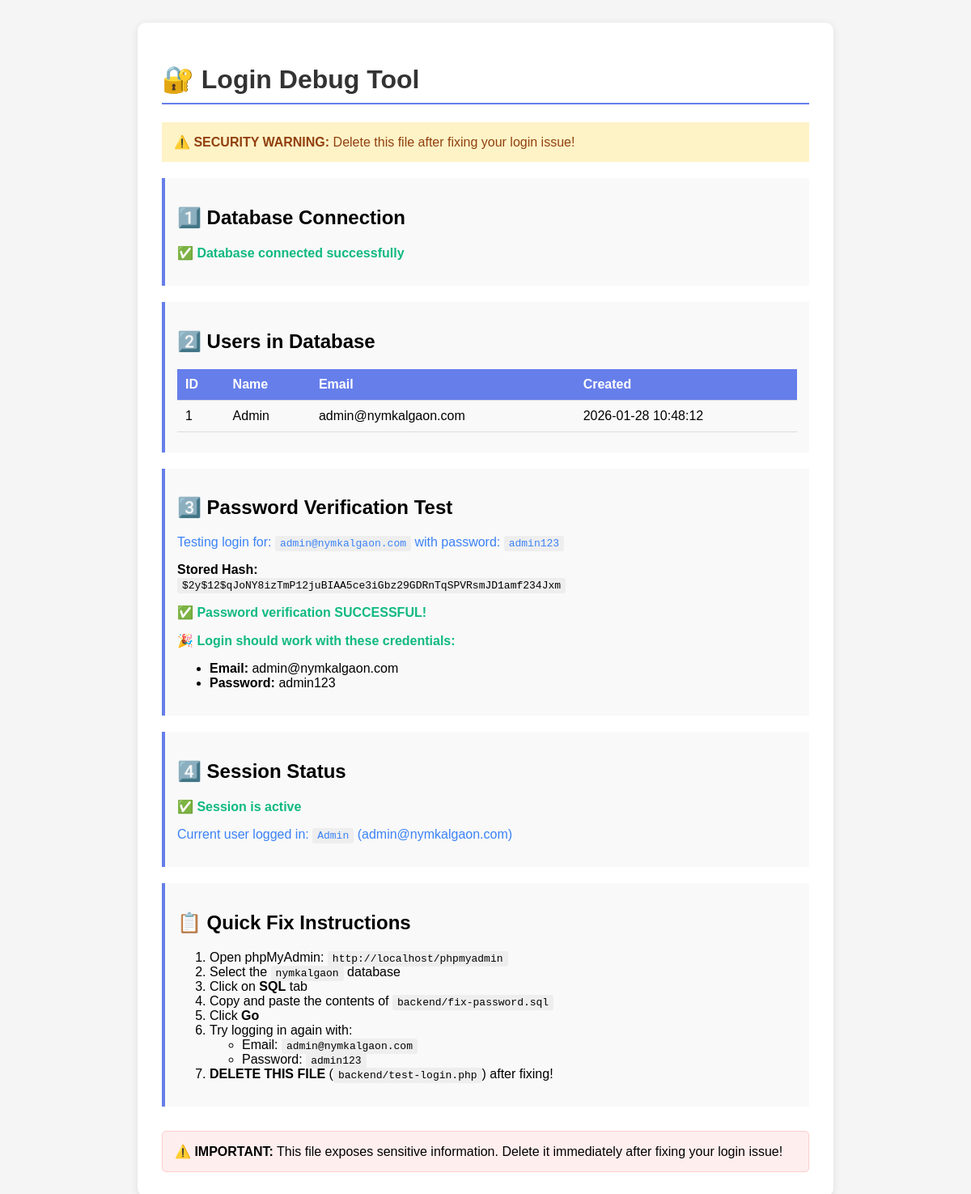
The page /backend/test-login.php (signed in) on the database its author committed.
### tables this page shows
CREATE TABLE IF NOT EXISTS users (
    id INT AUTO_INCREMENT PRIMARY KEY,
    name VARCHAR(100) NOT NULL,
    email VARCHAR(191) UNIQUE NOT NULL,
    password VARCHAR(255) NOT NULL,
    created_at TIMESTAMP DEFAULT CURRENT_TIMESTAMP,
    updated_at TIMESTAMP DEFAULT CURRENT_TIMESTAMP ON UPDATE CURRENT_TIMESTAMP
);

### backend/test-login.php (the view, shortened to what this page needs)
<?php
require_once 'config.php';
echo "<!DOCTYPE html>
<html>
<head>
    <title>Login Debug Tool</title>
    <style>
        body { font-family: Arial, sans-serif; padding: 20px; background: #f5f5f5; }
        .container { max-width: 800px; margin: 0 auto; background: white; padding: 30px; border-radius: 10px; box-shadow: 0 2px 10px rgba(0,0,0,0.1); }
        h1 { color: #333; border-bottom: 2px solid #667eea; padding-bottom: 10px; }
        .section { margin: 20px 0; padding: 15px; background: #f9f9f9; border-left: 4px solid #667eea; }
        .success { color: #10b981; font-weight: bold; }
        .error { color: #ef4444; font-weight: bold; }
        .info { color: #3b82f6; }
        table { width: 100%; border-collapse: collapse; margin: 10px 0; }
        th, td { padding: 10px; text-align: left; border-bottom: 1px solid #ddd; }
        th { background: #667eea; color: white; }
        code { background: #eee; padding: 2px 6px; border-radius: 3px; font-family: monospace; }
        .warning { background: #fef3c7; border-left-color: #f59e0b; color: #92400e; padding: 15px; margin: 20px 0; }
    </style>
</head>
<body>
    <div class='container'>
        <h1>🔐 Login Debug Tool</h1>
        <p class='warning'>⚠️ <strong>SECURITY WARNING:</strong> Delete this file after fixing your login issue!</p>";
echo "<div class='section'>
        <h2>1️⃣ Database Connection</h2>";
if ($conn->connect_error) {
    echo "<p class='error'>❌ Connection failed: " . $conn->connect_error . "</p>";
} else {
    echo "<p class='success'>✅ Database connected successfully</p>";
}
echo "</div>";
echo "<div class='section'>
        <h2>2️⃣ Users in Database</h2>";
$result = $conn->query("SELECT id, name, email, created_at FROM users");
if ($result) {
    if ($result->num_rows > 0) {
        echo "<table>
                <tr><th>ID</th><th>Name</th><th>Email</th><th>Created</th></tr>";
        while ($row = $result->fetch_assoc()) {
            echo "<tr>
                    <td>{$row['id']}</td>
                    <td>{$row['name']}</td>
                    <td>{$row['email']}</td>
                    <td>{$row['created_at']}</td>
                  </tr>";
        }
        echo "</table>";
    } else {
        echo "<p class='error'>❌ No users found in database!</p>";
        echo "<p class='info'>💡 Run the schema.sql file to create the default admin user.</p>";
    }
} else {
    echo "<p class='error'>❌ Error: " . $conn->error . "</p>";
}
echo "</div>";
echo "<div class='section'>
        <h2>3️⃣ Password Verification Test</h2>";
$test_email = 'admin@nymkalgaon.com';
$test_password = 'admin123';
$stmt = $conn->prepare("SELECT id, name, email, password FROM users WHERE email = ?");
$stmt->bind_param("s", $test_email);
$stmt->execute();
$result = $stmt->get_result();
if ($result->num_rows === 1) {
    $user = $result->fetch_assoc();
    echo "<p class='info'>Testing login for: <code>{$test_email}</code> with password: <code>{$test_password}</code></p>";
    echo "<p><strong>Stored Hash:</strong><br><code style='word-break: break-all;'>{$user['password']}</code></p>";
    if (password_verify($test_password, $user['password'])) {
        echo "<p class='success'>✅ Password verification SUCCESSFUL!</p>";
        echo "<p class='success'>🎉 Login should work with these credentials:</p>";
        echo "<ul>
                <li><strong>Email:</strong> admin@nymkalgaon.com</li>
                <li><strong>Password:</strong> admin123</li>
              </ul>";
    }
} else {
    echo "<p class='error'>❌ User 'admin@nymkalgaon.com' not found!</p>";
    echo "<p class='info'>💡 Run the schema.sql file to create the default admin user.</p>";
}
echo "</div>";
echo "<div class='section'>
        <h2>4️⃣ Session Status</h2>";
if (session_status() === PHP_SESSION_ACTIVE) {
    echo "<p class='success'>✅ Session is active</p>";
    if (isset($_SESSION['user_id'])) {
        echo "<p class='info'>Current user logged in: <code>{$_SESSION['user_name']}</code> ({$_SESSION['user_email']})</p>";
    } else {
        echo "<p class='info'>No user currently logged in</p>";
    }
} else {
    echo "<p class='error'>❌ Session not active</p>";
}
echo "</div>";
echo "<div class='section'>
        <h2>📋 Quick Fix Instructions</h2>
        <ol>
            <li>Open phpMyAdmin: <code>http://localhost/phpmyadmin</code></li>
            <li>Select the <code>nymkalgaon</code> database</li>
            <li>Click on <strong>SQL</strong> tab</li>
            <li>Copy and paste the contents of <code>backend/fix-password.sql</code></li>
            <li>Click <strong>Go</strong></li>
            <li>Try logging in again with:
                <ul>
                    <li>Email: <code>admin@nymkalgaon.com</code></li>
                    <li>Password: <code>admin123</code></li>
                </ul>
            </li>
            <li><strong>DELETE THIS FILE</strong> (<code>backend/test-login.php</code>) after fixing!</li>
        </ol>
      </div>";
echo "<div style='margin-top: 30px; padding: 15px; background: #fee; border: 1px solid #fcc; border-radius: 5px;'>
        <strong>⚠️ IMPORTANT:</strong> This file exposes sensitive information. Delete it immediately after fixing your login issue!
      </div>";
echo "</div></body></html>";
?>

### backend/test-login.php (style rules this page uses)
body { font-family: Arial, sans-serif; padding: 20px; background: #f5f5f5; }
.container { max-width: 800px; margin: 0 auto; background: white; padding: 30px; border-radius: 10px; box-shadow: 0 2px 10px rgba(0,0,0,0.1); }
h1 { color: #333; border-bottom: 2px solid #667eea; padding-bottom: 10px; }
.section { margin: 20px 0; padding: 15px; background: #f9f9f9; border-left: 4px solid #667eea; }
.success { color: #10b981; font-weight: bold; }
.info { color: #3b82f6; }
table { width: 100%; border-collapse: collapse; margin: 10px 0; }
th, td { padding: 10px; text-align: left; border-bottom: 1px solid #ddd; }
th { background: #667eea; color: white; }
code { background: #eee; padding: 2px 6px; border-radius: 3px; font-family: monospace; }
.warning { background: #fef3c7; border-left-color: #f59e0b; color: #92400e; padding: 15px; margin: 20px 0; }

### rows shown on the page
users: id "1", name "Admin", email "admin@nymkalgaon.com", created_at "2026-01-28 10:48:12", password "$2y$12$qJoNY8izTmP12juBIAA5ce3iGbz29GDRnTqSPVRsmJD1amf234Jxm"

### other values the page prints
$test_email "admin@nymkalgaon.com"
$test_password "admin123"
$_SESSION['user_name'] "Admin"
$_SESSION['user_email'] "admin@nymkalgaon.com"
